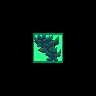

A 2D game scene composited from a Tiled map and its tileset images. What follows is a short description and the map's XML, with every tile layer's data as written:
An orthogonal 3x3 tile map with 32x32 px tiles, 18 tile layers (regions, input_top_layout, output1_terrain_decoration, output4_terrain_decoration, ...).

<map version="1.9" tiledversion="1.9.0" orientation="orthogonal" renderorder="right-down" width="3" height="3" tilewidth="32" tileheight="32" infinite="0" nextlayerid="19" nextobjectid="1">
 <tileset firstgid="1" source="../../Tilesets/forest-terrain.tsx" />
 <layer id="1" name="regions" width="3" height="3">
  <data encoding="csv">
0,0,0,
0,8,0,
0,0,0
</data>
 </layer>
 <layer id="2" name="input_top_layout" width="3" height="3">
  <data encoding="csv">
0,0,0,
0,16,0,
0,0,0
</data>
 </layer>
 <layer id="3" name="output1_terrain_decoration" width="3" height="3">
  <data encoding="csv">
0,0,0,
0,64,0,
0,0,0
</data>
 </layer>
 <layer id="6" name="output4_terrain_decoration" width="3" height="3">
  <data encoding="csv">
0,0,0,
0,64,0,
0,0,0
</data>
 </layer>
 <layer id="7" name="output5_terrain_decoration" width="3" height="3">
  <data encoding="csv">
0,0,0,
0,64,0,
0,0,0
</data>
 </layer>
 <layer id="8" name="output6_terrain_decoration" width="3" height="3">
  <data encoding="csv">
0,0,0,
0,64,0,
0,0,0
</data>
 </layer>
 <layer id="9" name="output8_terrain_decoration" width="3" height="3">
  <data encoding="csv">
0,0,0,
0,64,0,
0,0,0
</data>
 </layer>
 <layer id="10" name="output7_terrain_decoration" width="3" height="3">
  <data encoding="csv">
0,0,0,
0,64,0,
0,0,0
</data>
 </layer>
 <layer id="18" name="output16_terrain_decoration" width="3" height="3">
  <data encoding="csv">
0,0,0,
0,64,0,
0,0,0
</data>
 </layer>
 <layer id="17" name="output15_terrain_decoration" width="3" height="3">
  <data encoding="csv">
0,0,0,
0,64,0,
0,0,0
</data>
 </layer>
 <layer id="16" name="output14_terrain_decoration" width="3" height="3">
  <data encoding="csv">
0,0,0,
0,64,0,
0,0,0
</data>
 </layer>
 <layer id="15" name="output13_terrain_decoration" width="3" height="3">
  <data encoding="csv">
0,0,0,
0,64,0,
0,0,0
</data>
 </layer>
 <layer id="14" name="output12_terrain_decoration" width="3" height="3">
  <data encoding="csv">
0,0,0,
0,64,0,
0,0,0
</data>
 </layer>
 <layer id="13" name="output11_terrain_decoration" width="3" height="3">
  <data encoding="csv">
0,0,0,
0,64,0,
0,0,0
</data>
 </layer>
 <layer id="11" name="output9_terrain_decoration" width="3" height="3">
  <data encoding="csv">
0,0,0,
0,63,0,
0,0,0
</data>
 </layer>
 <layer id="12" name="output10_terrain_decoration" width="3" height="3">
  <data encoding="csv">
0,0,0,
0,62,0,
0,0,0
</data>
 </layer>
 <layer id="5" name="output2_terrain_decoration" width="3" height="3">
  <data encoding="csv">
0,0,0,
0,4,0,
0,0,0
</data>
 </layer>
 <layer id="4" name="output3_terrain_decoration" width="3" height="3">
  <data encoding="csv">
0,0,0,
0,5,0,
0,0,0
</data>
 </layer>
</map>
